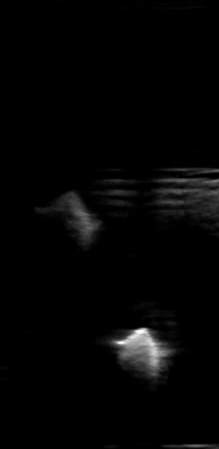
#> input picture test/mid_frame_003.png, 219 x 449 px, found by its file name
$ python fourier_filter_per_frame.py
#> lines starting #> are read from the running program, lines starting #| are printed output that depends on the picture
"""Small test script: load a NIfTI volume, extract the axial (Z) middle slice and save it.

This file replaces the previous one-line placeholder with a tiny utility that uses
SimpleITK to read the volume, converts it to a NumPy array (shape: z,y,x), picks
the middle axial slice, normalizes it to 0-255 and writes a PNG to the results/ folder.
"""

import os
import SimpleITK as sitk
import numpy as np
import cv2
from scipy.signal import find_peaks
import matplotlib.pyplot as plt

# Path to the input volume (default from the original file)
volume_path = 'data/volumes/volume_003.nii.gz'


# [50 lines left out: function save_mid_axial_slice, not called in this run]

def remove_horizontal_reverb_fft_smooth(
    img,
    prominence=0.6,
    max_peaks=3,
    notch_sigma=2.5,
    notch_strength=0.95,
    min_freq_sep=4,
    debug=True
):
    """
    Smooth Gaussian notch filtering for horizontal reverberation (works on a single B-mode frame).
    - img: 2D float image normalized to [0..1]
    - prominence: relative prominence threshold for peaks in the vertical FFT profile (0..1)
    - max_peaks: maximum number of reverb frequencies to remove
    - notch_sigma: Gaussian sigma (in frequency rows). Accepts floats.
    - notch_strength: fraction to suppress at notch center (0..1). 0.95 -> 95% suppression.
    - min_freq_sep: minimum separation (in rows) between peaks to consider distinct.
    """
    H, W = img.shape
    # compute centered FFT
    F = np.fft.fftshift(np.fft.fft2(img))
    mag = np.log1p(np.abs(F))

    # vertical profile: mean across columns -> strong vertical peaks correspond to horizontal stripes
    vert_profile = mag.mean(axis=1)
    center = H // 2

    # detect peaks in the vertical profile
    # convert prominence to absolute scale
    prom_abs = prominence * (vert_profile.max() - vert_profile.min())
    peaks, props = find_peaks(vert_profile, prominence=prom_abs, distance=min_freq_sep)
    # sort peaks by prominence and keep top ones
    if peaks.size > 0:
        prominences = props["prominences"]
        order = np.argsort(prominences)[::-1]
        peaks = peaks[order][:max_peaks]
    else:
        peaks = np.array([], dtype=int)

    # ignore peaks too close to DC
    peaks = np.array([p for p in peaks if abs(p - center) > 2])
    # ensure integer dtype for indexing (find_peaks sometimes yields float-ish types
    # after list comprehensions or ordering operations)
    if peaks.size > 0:
        peaks = np.asarray(peaks, dtype=int)
    else:
        peaks = np.array([], dtype=int)

    # build smooth notch mask (float)
    u = np.arange(H) - center
    v = np.arange(W) - (W // 2)
    U, V = np.meshgrid(u, v, indexing='ij')  # shape H x W

    mask = np.ones_like(F, dtype=np.float32)
    for p in peaks:
        freq_row = p - center  # signed offset from DC
        # gaussian in vertical freq dimension only (same for all columns)
        g = np.exp(-0.5 * ((U - freq_row) ** 2) / (notch_sigma ** 2))
        # convert gaussian to a notch multiplier: 1 - strength * g
        mask *= (1.0 - notch_strength * g).astype(np.float32)

    # apply mask smoothly
    F_filtered = F * mask

    # inverse FFT
    img_rec = np.fft.ifft2(np.fft.ifftshift(F_filtered))
    img_rec = np.abs(img_rec)

    # normalize
    img_rec -= img_rec.min()
    if img_rec.max() > 0:
        img_rec /= img_rec.max()

    # optional post-processing to reduce remaining banding
    img_med = cv2.medianBlur((img_rec * 255).astype(np.uint8), ksize=3)
    img_med = img_med.astype(np.float32) / 255.0

    if debug:
        plt.figure(figsize=(14,5))
        plt.subplot(1,4,1)
        plt.imshow(img, cmap='gray'); plt.title("Original"); plt.axis('off')

        plt.subplot(1,4,2)
        plt.imshow(mag, cmap='magma'); plt.title("FFT magnitude (log)"); plt.axis('off')

        plt.subplot(1,4,3)
        # show vertical profile and detected peaks
        plt.plot(vert_profile[::-1])  # reversed so top-of-image -> left in plot
        plt.scatter([(H-1 - p) for p in peaks], vert_profile[peaks], color='red')
        plt.title("Vertical FFT profile (peaks marked)")

        plt.subplot(1,4,4)
        plt.imshow(img_med, cmap='gray'); plt.title("Filtered + median"); plt.axis('off')

        plt.tight_layout()
        plt.show()

    return img_med, peaks


def dereverb_1d_cepstrum(img, qmin=8, qmax=60, alpha=0.7):
    """
    Simple 1D cepstral dereverberation along columns (beam direction).
    Works best after initial FFT filtering.

    - qmin/qmax: quefrency window for echo peak search (in samples)
    - alpha: strength of echo suppression (0..1)
    """
    H, W = img.shape
    out = np.zeros_like(img)
    # use NumPy's Hanning window (scipy.signal.hann may not be available in some SciPy builds)
    window = np.hanning(H)

    for x in range(W):
        a_line = img[:, x] * window
        spec = np.fft.fft(a_line)
        log_mag = np.log1p(np.abs(spec))
        cep = np.fft.ifft(log_mag).real

        # Find echo peak in cepstrum within [qmin, qmax]
        segment = cep[qmin:qmax]
        q_peak = np.argmax(segment) + qmin

        # Build comb filter in frequency domain to cancel echoes
        comb = 1 - alpha * np.exp(-1j * 2 * np.pi * q_peak * np.arange(H) / H)
        spec_filt = spec * comb

        # Reconstruct filtered A-line
        a_filt = np.fft.ifft(spec_filt).real
        out[:, x] = np.clip(a_filt, 0, None)

    out -= out.min()
    if out.max() > 0:
        out /= out.max()
    return out


if __name__ == '__main__':
	# ---------------------------
# Usage: change `path` as needed
# ---------------------------
    path = "test/mid_frame_003.png"  # <-- your image filename
    img = cv2.imread(path, cv2.IMREAD_GRAYSCALE)
#> img is the input picture: shape (449, 219); min 0, max 255, mean 4.7
    if img is None:
        raise FileNotFoundError("Image not found at path: " + path)

    imgf = img.astype(np.float32)
    imgf /= imgf.max()
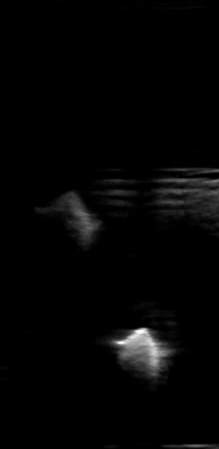
#> imgf: shape (449, 219) float32; min 0, max 1, mean 0.0185

    # call the improved filter
    cleaned, detected_peaks = remove_horizontal_reverb_fft_smooth(
        imgf,
        prominence=0.1,      # raise to be more selective (0..1)
        max_peaks=4,
        notch_sigma=9.0,      # float allowed and recommended
        notch_strength=1,  # how strongly to suppress the peak (0..1)
        debug=True
    )
#> in remove_horizontal_reverb_fft_smooth, `mag = np.log1p(np.abs(F))`:
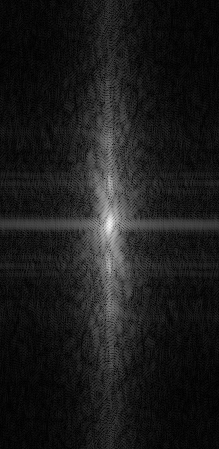
#> mag: shape (449, 219) float64; min 0.00217, max 7.51, mean 0.799; drawn with min black and max white
#> in remove_horizontal_reverb_fft_smooth, `vert_profile = mag.mean(axis=1)`: vert_profile = 449 values, max 2.56 at index 224, min 0.372 at index 430, mean 0.799
#> in remove_horizontal_reverb_fft_smooth, `prom_abs = prominence * (vert_profile.max() - vert_profile.min())`: prom_abs = 0.219
#> in remove_horizontal_reverb_fft_smooth, `peaks, props = find_peaks(vert_profile, prominence=prom_abs, distance=..`: peaks = [182, 224, 266]; props = {'prominences': [0.382, 2.19, 0.382], 'left_bases': [18, 18, 249], 'right_bases': [199, 430, 430]}
#> in remove_horizontal_reverb_fft_smooth, `prominences = props["prominences"]`: prominences = [0.382, 2.19, 0.382]
#> in remove_horizontal_reverb_fft_smooth, `order = np.argsort(prominences)[::-1]`: order = [1, 2, 0]
#> in remove_horizontal_reverb_fft_smooth, `peaks = peaks[order][:max_peaks]`: peaks = [224, 266, 182]
#> in remove_horizontal_reverb_fft_smooth, `peaks = np.array([p for p in peaks if abs(p - center) > 2])`: peaks = [266, 182]
#> the loop in remove_horizontal_reverb_fft_smooth, `for p in peaks:` made 2 passes
#> (p, freq_row) on passes 1 to 2: (266, 42), (182, -42)
#> pass 1, in remove_horizontal_reverb_fft_smooth, `g = np.exp(-0.5 * ((U - freq_row) ** 2) / (notch_sigma ** 2))`:
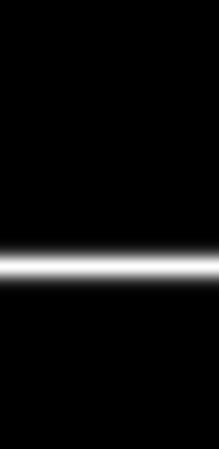
#> g: shape (449, 219) float64; min 2.07e-190, max 1, mean 0.0502
#> pass 1, in remove_horizontal_reverb_fft_smooth, `mask *= (1.0 - notch_strength * g).astype(np.float32)`:
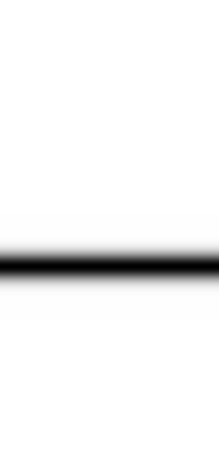
#> mask: shape (449, 219) float32; min 0, max 1, mean 0.95
#> in remove_horizontal_reverb_fft_smooth, `plt.show()`:
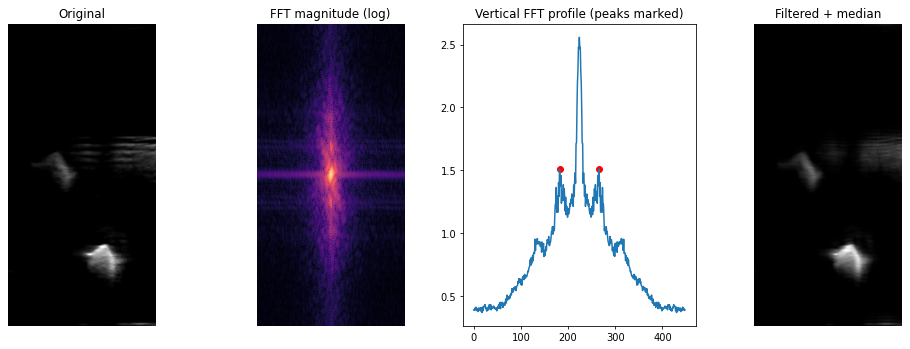
#> figure drawn by matplotlib, 4 panels; panel 3: curve peaks at x = 224, y = 2.56
#> detected_peaks = [266, 182]

    # save and show comparison
    cv2.imwrite("ultrasound_cleaned_smooth.png", (cleaned * 255).astype(np.uint8))
    print("Saved ultrasound_cleaned_smooth.png, detected peak rows (indices):", detected_peaks)
#| Saved ultrasound_cleaned_smooth.png, detected peak rows (indices): [266 182]
    plt.figure(figsize=(8,6))
    plt.subplot(1,2,1); plt.imshow(imgf, cmap='gray'); plt.title("Original"); plt.axis('off')
    plt.subplot(1,2,2); plt.imshow(cleaned, cmap='gray'); plt.title("Smoothed Notch Result"); plt.axis('off')
    plt.show()

    # Apply after your smooth notch result:
    dereverb = dereverb_1d_cepstrum(cleaned, qmin=5, qmax=50, alpha=1)
#> the loop in dereverb_1d_cepstrum, `for x in range(W):` made 219 passes
#> q_peak on passes 1 to 3: 5, 5, 6
#> after the loop in dereverb_1d_cepstrum, `for x in range(W):`:
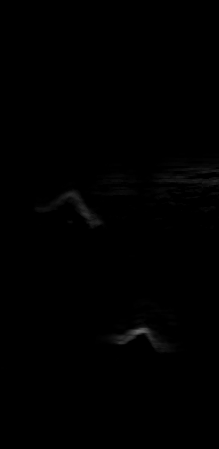
#> out: shape (449, 219) float32; min 0, max 0.405, mean 0.00267

    cv2.imwrite("notch_filter_frame_003.png", (dereverb*255).astype(np.uint8))
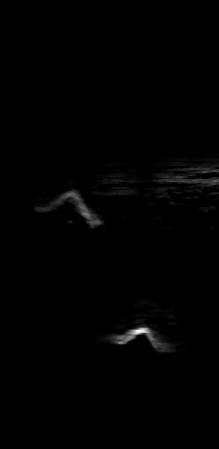
#> saved as notch_filter_frame_003.png: shape (449, 219); min 0, max 255, mean 1.6

    import matplotlib.pyplot as plt
    plt.figure(figsize=(10,5))
    plt.subplot(1,2,1)
    plt.imshow(cleaned, cmap='gray'); plt.title("After FFT notch")
    plt.axis('off')
    plt.subplot(1,2,2)
    plt.imshow(dereverb, cmap='gray'); plt.title("After notch + cepstral dereverb")
    plt.axis('off')
    plt.tight_layout()
    plt.show()
